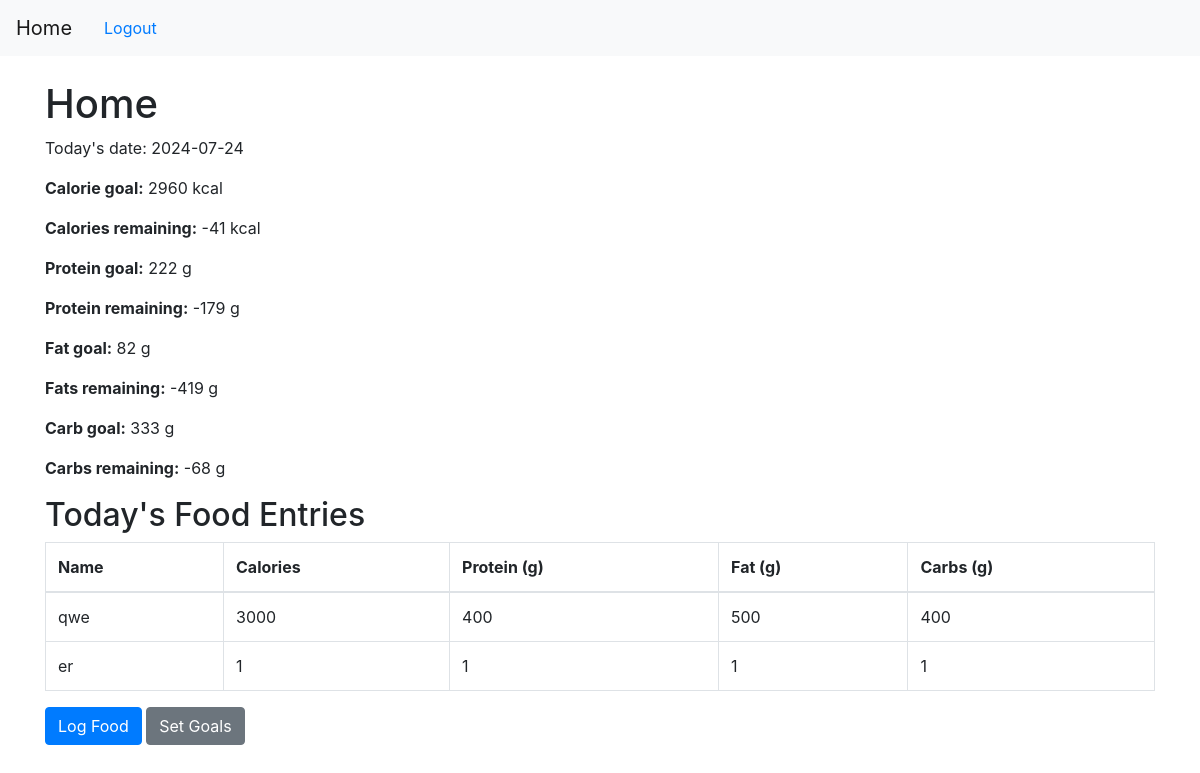
Screenshot of /home (signed in) with the database file from the repository.
### app/models.py (models this page shows, shortened)
class User(UserMixin, db.Model):
    id = db.Column(db.Integer, primary_key=True)
    username = db.Column(db.String(150), unique=True, nullable=False)
    email = db.Column(db.String(150), unique=True, nullable=False)
    password_hash = db.Column(db.String(128), nullable=False)
    daily_calorie_goal = db.Column(db.Integer, nullable=False, default=2000)
    daily_protein_goal = db.Column(db.Integer, nullable=False, default=150)  # grams
    daily_fat_goal = db.Column(db.Integer, nullable=False, default=70)       # grams
    daily_carbs_goal = db.Column(db.Integer, nullable=False, default=250)
    food_entries = db.relationship('FoodEntry', backref='user', lazy=True)

class FoodEntry(db.Model):
    id = db.Column(db.Integer, primary_key=True)
    user_id = db.Column(db.Integer, db.ForeignKey('user.id'), nullable=False)
    date = db.Column(db.Date, default=datetime.utcnow)
    name = db.Column(db.String(100), nullable=False)
    calories = db.Column(db.Integer, nullable=False)
    protein = db.Column(db.Integer, nullable=False)
    fat = db.Column(db.Integer, nullable=False)
    carbs = db.Column(db.Integer, nullable=False)

### app/routes.py (the view)
@app.route('/home')
@login_required
def home():
    today = datetime.utcnow().date()
    user = current_user
    food_entries_today = FoodEntry.query.filter_by(user_id=user.id, date=today).all()
    total_calories = sum(entry.calories for entry in food_entries_today)
    total_protein = sum(entry.protein for entry in food_entries_today)
    total_fat = sum(entry.fat for entry in food_entries_today)
    total_carbs = sum(entry.carbs for entry in food_entries_today)
    calories_left = user.daily_calorie_goal - total_calories
    protein_left = user.daily_protein_goal - total_protein
    fat_left = user.daily_fat_goal - total_fat
    carbs_left = user.daily_carbs_goal - total_carbs
    return render_template('home.html', today=today,
                           calorie_goal=user.daily_calorie_goal,
                           calories_left=calories_left,
                           protein_goal=user.daily_protein_goal,
                           protein_left=protein_left,
                           fat_goal=user.daily_fat_goal,
                           fat_left=fat_left,
                           carbs_goal=user.daily_carbs_goal,
                           carbs_left=carbs_left,
                           food_entries=food_entries_today)

### app/__init__.py (called while the page is built)
@login_manager.user_loader
def load_user(user_id):
    return models.User.query.get(int(user_id))

### app/templates/home.html (shortened to what this page needs)
{% extends "base.html" %}
{% block content %}
<h1>Home</h1>
<p>Today's date: {{ today }}</p>
<p><strong>Calorie goal:</strong> {{ calorie_goal }} kcal</p>
<p><strong>Calories remaining:</strong> {{ calories_left }} kcal</p>
<p><strong>Protein goal:</strong> {{ protein_goal }} g</p>
<p><strong>Protein remaining:</strong> {{ protein_left }} g</p>
<p><strong>Fat goal:</strong> {{ fat_goal }} g</p>
<p><strong>Fats remaining:</strong> {{ fat_left }} g</p>
<p><strong>Carb goal:</strong> {{ carbs_goal }} g</p>
<p><strong>Carbs remaining:</strong> {{ carbs_left }} g</p>
<h2>Today's Food Entries</h2>
<table class="table table-bordered">
    <thead>
        <tr>
            <th>Name</th>
            <th>Calories</th>
            <th>Protein (g)</th>
            <th>Fat (g)</th>
            <th>Carbs (g)</th>
        </tr>
    </thead>
    <tbody>
        {% for entry in food_entries %}
        <tr>
            <td>{{ entry.name }}</td>
            <td>{{ entry.calories }}</td>
            <td>{{ entry.protein }}</td>
            <td>{{ entry.fat }}</td>
            <td>{{ entry.carbs }}</td>
        </tr>
        {% else %}
        <tr>
            <td colspan="5">No food items logged today.</td>
        </tr>
        {% endfor %}
    </tbody>
</table>
<a href="{{ url_for('log_food') }}" class="btn btn-primary">Log Food</a>
<a href="{{ url_for('set_goals') }}" class="btn btn-secondary">Set Goals</a>
{% endblock %}

### app/templates/base.html (shortened to what this page needs)
<!DOCTYPE html>
<html lang="en">
<head>
    <link rel="stylesheet" href="{{ url_for('static', filename='css/styles.css') }}">
    <link rel="stylesheet" href="https://maxcdn.bootstrapcdn.com/bootstrap/4.0.0/css/bootstrap.min.css">
    <link rel="stylesheet" href="https://cdnjs.cloudflare.com/ajax/libs/font-awesome/5.15.4/css/all.min.css">
</head>
<body>
    <nav class="navbar navbar-expand-lg navbar-light bg-light">
        <a class="navbar-brand" href="{{ url_for('home') }}">Home</a>
        {% if current_user.is_authenticated %}
            <a class="nav-link" href="{{ url_for('logout') }}">Logout</a>
        {% else %}
            <a class="nav-link" href="{{ url_for('login') }}">Login</a>
            <a class="nav-link" href="{{ url_for('register') }}">Register</a>
        {% endif %}
    </nav>
    <div class="container mt-4">
        {% block content %}
        {% endblock %}
    </div>
</body>
</html>

### app/static/css/styles.css (style rules this page uses)
body { font-family: Arial, sans-serif; }
nav { margin-bottom: 20px; }
nav a { margin-right: 10px; text-decoration: none; }
.container { max-width: 800px; margin: 0 auto; }
h1, h2 { color: #333; }

### rows the page displays
User: daily_calorie_goal "2960", daily_carbs_goal "333"
FoodEntry: name "qwe", calories "3000", protein "400", fat "500", carbs "400"
FoodEntry: name "er", calories "1", protein "1", fat "1", carbs "1"

### other values shown
{{ calories_left }} "-41"
{{ protein_goal }} "222"
{{ protein_left }} "-179"
{{ fat_goal }} "82"
{{ fat_left }} "-419"
{{ carbs_left }} "-68"
